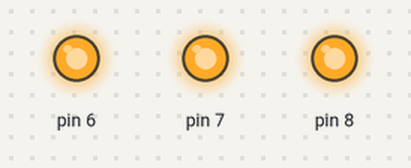
Recording of a sketch running on a simulated Arduino Uno, built with avr-gcc and run on an emulated ATmega328P. Parts: output pins drawn as LEDs (lit = HIGH).

Above: at 0.07 s.
At 2.62 s:
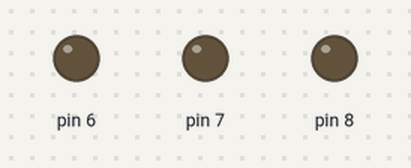
Timing chart, 0 to 3.0 s (numbered marks = the images above):
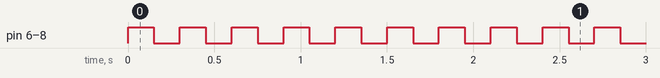

The sketch:

_3TaskPriorities_RunT.ino
```cpp
#include <Arduino_FreeRTOS.h>

#define RED     6
#define YELLOW  7
#define GREEN   8

typedef int TaskProfiler;

TaskProfiler redLEDProfiler;
TaskProfiler yellowLEDProfiler;
TaskProfiler greenLEDProfiler;

TaskHandle_t red_Handle, yellow_Handle, green_Handle;


const uint8_t *redLed    = (uint8_t *)RED;
const uint8_t *yellowLed = (uint8_t *)YELLOW;
const uint8_t *greenLed  = (uint8_t *)GREEN;


void setup(){
  xTaskCreate(LEDControllerTask, "RED LED Task", 100, (void *)redLed, 2, &red_Handle);
  xTaskCreate(LEDControllerTask, "YELLOW LED Task", 100, (void *)yellowLed, 2, &yellow_Handle);
  xTaskCreate(LEDControllerTask, "GREEN LED Task", 100, (void *)greenLed, 2, &green_Handle);

}

void LEDControllerTask(void *pvParameter){

  pinMode((uint8_t)pvParameter, OUTPUT);
  while(1){
    digitalWrite((uint8_t)pvParameter,digitalRead((uint8_t)pvParameter)^1);
    vTaskPrioritySet(red_Handle, 1);
    delay(150);
  }
}

void loop(){

}
```

Measured:
- by itself, pin 6–8: alternates HIGH for 0.15 s and LOW for 0.15 s
